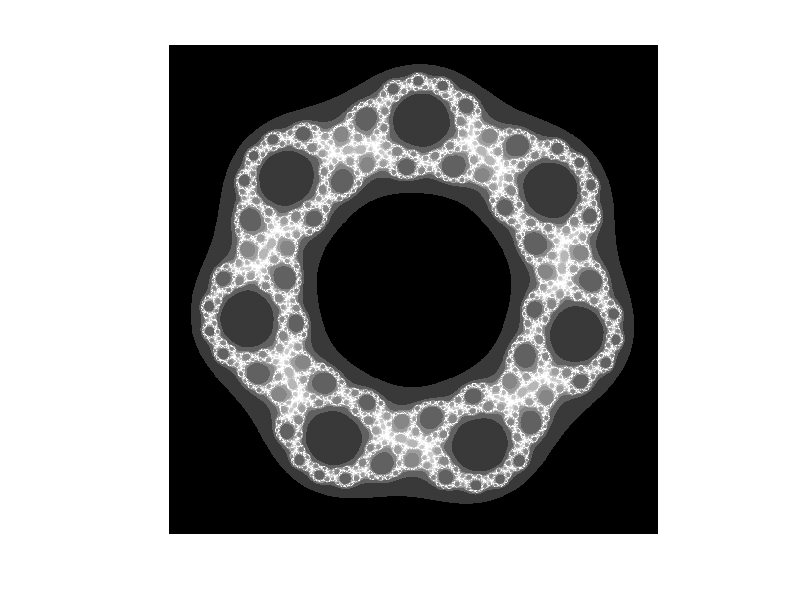

Source code (MATLAB):
%matlab
s=1000;
I=zeros(s,s);
w=2.4;
d=w/s;
m=50;
r=1.4;
a=-0.3018+0.1*i;
n=5;
for h=1:s
 for k=1:s
  z=(h-s/2)*d+i*(k-s/2)*d;
  c=0;
  while (abs(z)<r)&(c<m)
   c=c+1;
   z=z^n-a/z^2;
  end
   if (c<m)&(c>0)
    I(h,k)=min(2,c^0.3)-1;
   end
 end
end
imshow(I,[])
%imwrite(I,"bugs.jpg")